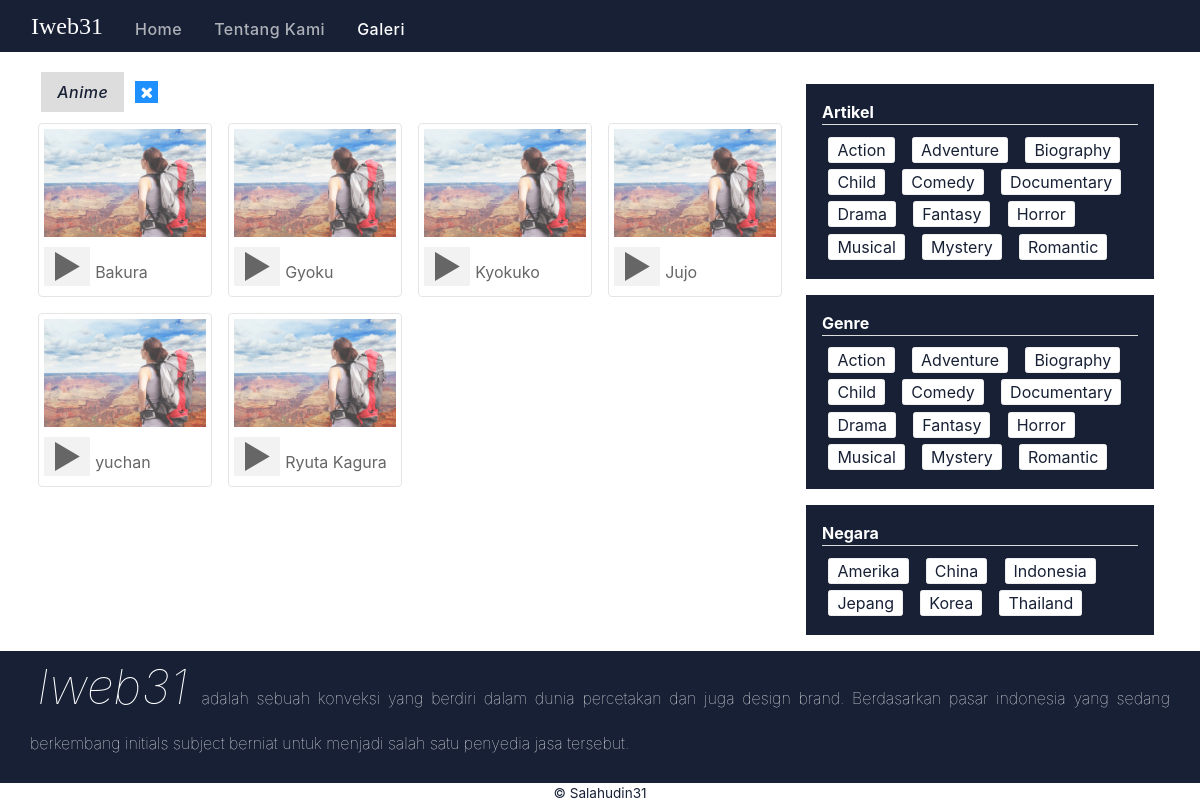
Screenshot of /galeri/?kategori=022A with the database file from the repository.
### tables this page shows
CREATE TABLE `kategori` (
  `kode_kategori` varchar(10) NOT NULL,
  `nm_kategori` varchar(20) NOT NULL
);

CREATE TABLE `film` (
  `id_film` int(11) NOT NULL,
  `kode_film` varchar(12) NOT NULL,
  `kode_genre` varchar(10) NOT NULL,
  `kode_negara` varchar(5) NOT NULL,
  `kode_kategori` varchar(10) NOT NULL,
  `kode_kualitas` varchar(10) NOT NULL,
  `kode_rating` varchar(12) NOT NULL,
  `tgl_rilis` int(11) NOT NULL,
  `judul_film` varchar(30) NOT NULL,
  `link_film` text NOT NULL,
  `durasi` varchar(10) NOT NULL,
  `desk` text NOT NULL
);

CREATE TABLE `genre` (
  `kode_genre` varchar(10) NOT NULL,
  `nm_genre` varchar(20) NOT NULL,
  `desk_genre` text NOT NULL
);

CREATE TABLE `negara` (
  `kode_negara` varchar(5) NOT NULL,
  `nm_negara` varchar(20) NOT NULL
);

### core/init.php (called while the page is built, shortened)
<?php
require_once 'connect/db.php';
function my_autoload($class)
{   $filename = 'classes/'.$class.'.php';
}
try {
	$film 			= new Film($db);
	$genre			= new Genre($db);
	$kategori 		= new Kategori($db);
	$negara 		= new Negara($db);
} catch (Exception $e) {
    echo 'Caught exception: ',  $e->getMessage(), "\n";
}
?>

### core/classes/Kategori.php (called while the page is built, shortened)
<?php
class Kategori
{
	private $db;
	function __construct($database)
	{
		$this->db=$database;
	}
	function select_kategori_kd($kd_kategori){
		$query = $this->db->prepare("SELECT * FROM `kategori` WHERE `kode_kategori` = ? ");
		$query->bindValue(1, $kd_kategori);
		try{
			$query->execute();
			return $query->fetch();
		} catch(PDOException $e){
			die($e->getMessage());
		}
	}
}
?>

### core/classes/Film.php (called while the page is built, shortened)
<?php
class Film
{
	private $db;
	function __construct($databse)
	{
		$this->db=$databse;
	}
	function select_film_kategori($kategori_film){
		$query = $this->db->prepare("SELECT * FROM `film` WHERE `kode_kategori` = ?");
		$query->bindValue(1, $kategori_film);
		try{
			$query->execute();
		}catch(PDOException $e){
			die($e->getMessage());
		}
		return $query->fetchAll();
	}
}
?>

### core/classes/Genre.php (called while the page is built, shortened)
<?php
class Genre
{
	private $db;
	function __construct($database)
	{
		$this->db=$database;
	}
	function select_genre_asc(){
		$query = $this->db->prepare("SELECT * FROM `genre` ORDER BY `nm_genre` ASC ");
		try{
			$query->execute();
		}catch(PDOException $e){
			die($e->getMessage());
		}
		return $query->fetchAll();
	}
}
?>

### core/classes/Negara.php (called while the page is built, shortened)
<?php
class Negara
{
	private $db;
	function __construct($database)
	{
		$this->db=$database;
	}
	function select_negara_asc(){
		$query = $this->db->prepare("SELECT * FROM `negara` ORDER BY `nm_negara` ASC ");
		try{
			$query->execute();
		}catch(PDOException $e){
			die($e->getMessage());
		}
		return $query->fetchAll();
	}
}
?>

### galeri/index.php (the view, shortened to what this page needs)
<?php
require '../core/init.php';
?>
<!DOCTYPE html>
<html>
<head>
	<link rel="stylesheet" type="text/css" href="../assets/css/sal.min.css"><link rel="stylesheet" href="https://cdnjs.cloudflare.com/ajax/libs/font-awesome/4.7.0/css/font-awesome.min.css">
</head>
<body>
	<nav class="navbar navbar-expand-sm bg-success navbar-dark">
		<div class="container">	<a class="navbar-brand" href="#">Iweb31</a>
			<div class="collapse navbar-collapse" id="collapsibleNavbar">
				<ul class="navbar-nav">
					<li class="nav-item"><a class="nav-link" href="../">Home</a>
					</li>
					<li class="nav-item"><a class="nav-link" href="../tentang kami/">Tentang Kami</a>
					</li>
					<li class="nav-item active"><a class="nav-link" href="../galeri/">Galeri</a>
					</li>
				</ul>
			</div>
		</div>
	</nav>
	<div class="container">
		<div class="row no-gutters mt-1">
			<div class="col-lg-8 col-md-8 col-12">
				<?php
					if (isset($_GET['genre'])) {
						$kd_genre = $_GET['genre'];
						$genres = $genre->select_genre_kd($kd_genre);
						echo "<div class='link-kat'><a class='btn active disable'>".$genres['nm_genre']."</a>
							</div><a class='btn-bagde' href='../galeri'><i class='fa fa-close'></i></a>";
						include_once("genre.php");
					}elseif (isset($_GET['negara'])){
						$kd_negara = $_GET['negara'];
						$negaras = $negara->select_negara_kd($kd_negara);
						echo "<div class='link-kat'><a class='btn active disable'>".$negaras['nm_negara']."</a>
							</div><a class='btn-bagde' href='../galeri'><i class='fa fa-close'></i></a>";
						include_once("negara.php");
					}elseif (isset($_GET['kategori'])){
						$kd_kategori = $_GET['kategori'];
						$kategoris = $kategori->select_kategori_kd($kd_kategori);
						echo "<div class='link-kat'><a class='btn active disable'>".$kategoris['nm_kategori']."</a>
							</div><a class='btn-bagde' href='../galeri'><i class='fa fa-close'></i></a>";
						include_once("kategori.php");
			} ?>
			</div>
			<div class="col-lg-4 col-md-4 col-12">
				<div class="p-1 m-1 bg-initials">
					<h4 class="border-btm">
						<span class="site-heading-lower">Artikel</span>
					</h4>
					<?php
						$genres = $genre->select_genre_asc();
						foreach ($genres as $genre_value) {
					?>
					<div class="link-gen"><a href="#"><?php echo $genre_value['nm_genre'];?></a>
					</div>
					<?php
						}
					?>
				</div>
				<div class="p-1 m-1 bg-initials">
					<h4 class="border-btm">
						<span class="site-heading-lower">Genre</span>
					</h4>
					<?php
						$genres = $genre->select_genre_asc();
						foreach ($genres as $genre_value) {
					?>
					<div class="link-gen"><a href="?genre=<?php echo $genre_value['kode_genre'];?>"><?php echo $genre_value['nm_genre'];?></a>
						</div>
					<?php
						}
					?>
				</div>
				<div class="p-1 m-1 bg-initials">
					<h4 class="border-btm">
						<span class="site-heading-lower">Negara</span>
					</h4>
					<?php
						$negaras = $negara->select_negara_asc();
						foreach ($negaras as $negara_value) {
					?>
					<div class="link-gen"><a href="?negara=<?php echo $negara_value['kode_negara'];?>"><?php echo $negara_value['nm_negara'];?></a>
					</div>
					<?php
						}
					?>
				</div>
			</div>
		</div>
	</div>
	<div class="section-footer pb-1">
		<div class="container">
			<h2 class="section-btm-text">
				<span class="heading-text">Iweb31</span>
				<span class="desc-text">adalah sebuah konveksi yang berdiri dalam dunia percetakan dan juga design brand. Berdasarkan pasar indonesia yang sedang berkembang initials subject berniat untuk menjadi salah satu penyedia jasa tersebut. </span>
			</h2>
		</div>
	</div>
	<div class="footer-caption text-center">
		<label>&copy; Salahudin31</label>
	</div>
</body>
</html>

### galeri/kategori.php
<?php
    $kd_kategori = $_GET['kategori'];
    $film_get_kategori = $film->select_film_kategori($kd_kategori);
?>
<div class="row no-gutters">
	<?php
		foreach ($film_get_kategori as $film_value) {
	?>
	<div class="col-lg-3 col-md-3 col-sm-3 col-6 column film">
		<div class="p-15">
			<a class="btn-img" href="video/?kd=<?php echo $film_value['kode_film'];?>">
				<img src="../assets/img/profil.jpg" class="img-fluid" alt="<?php echo $film_value['judul_film'];?>">	<span class="code-book">&#x25B6; </span><?php echo $film_value['judul_film'];?></a>
		</div>
	</div>
	<?php
		}
	?>
</div>

### rows the page displays
kategori: nm_kategori "Anime"
film: judul_film "Bakura"
film: judul_film "Gyoku"
film: judul_film "Kyokuko"
film: judul_film "Jujo"
film: judul_film "yuchan"
film: judul_film "Ryuta Kagura"
genre: nm_genre "Action"
genre: nm_genre "Adventure"
genre: nm_genre "Biography"
genre: nm_genre "Child"
genre: nm_genre "Comedy"
genre: nm_genre "Documentary"
genre: nm_genre "Drama"
genre: nm_genre "Fantasy"
genre: nm_genre "Horror"
genre: nm_genre "Musical"
genre: nm_genre "Mystery"
genre: nm_genre "Romantic"
negara: nm_negara "Amerika"
negara: nm_negara "China"
negara: nm_negara "Indonesia"
negara: nm_negara "Jepang"
negara: nm_negara "Korea"
negara: nm_negara "Thailand"
